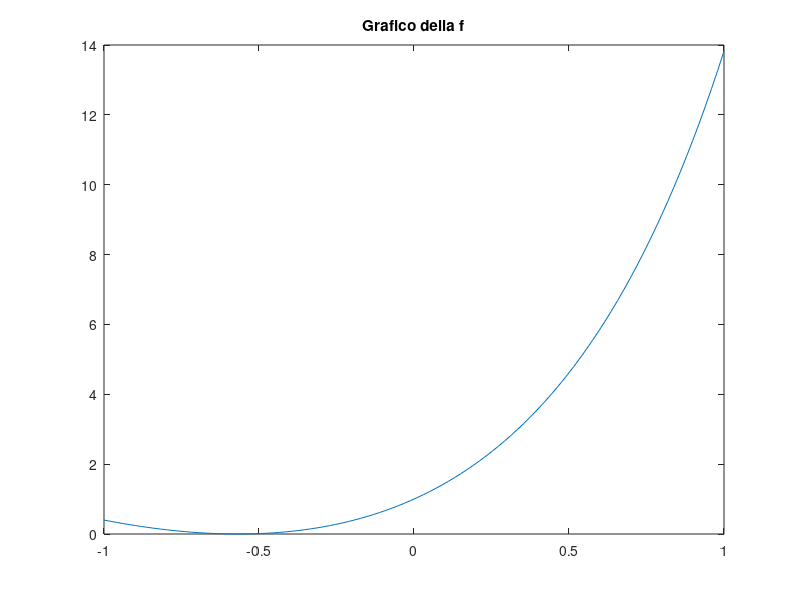

Recreate this plot in MATLAB. (Note: this script raises an error after producing the figure.)
close all
clear all
clc

x0=0;
x=linspace(-1,1,100);
f=@(x)x.^2+2*x.*exp(x)+exp(2*x);
fp=@(x)2.*(exp(x)+1).*(x+exp(x));
fs=@(x)2.*exp(x).*(x+2)+4.*exp(2.*x)+2;

plot(x,f(x));
title("Grafico della f");
tol=1e-10;
maxit=100;
[xh,ith]=halley(f,fp,fs,x0,tol,tol,maxit);
fprintf("Metodo di Halley x0 = %g e numero di iter = %d\n", xh, ith);
m=2;
[xn,itn]=newton_multipli(f,fp,x0,tol,tol,maxit,m);
fprintf("Metodo di Newton multipli x = %g e numero di iter = %d\n", xn,itn);